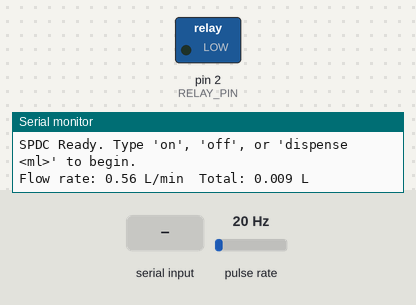
The sketch below on a simulated Arduino Uno, built with avr-gcc and run on an emulated ATmega328P. Shown: switched loads named in the sketch (green lamp = pin HIGH), the last lines printed to the serial monitor. Wiring (inferred from the names in the program): pulse sensor: data pin 3. The inputs (shaded band) are chosen by the test bench; at power-on: pulse rate 20 Hz.

Above: at 1.2 s.
1.3 s: "dispense 1\n" received over Serial
At 1.8 s:
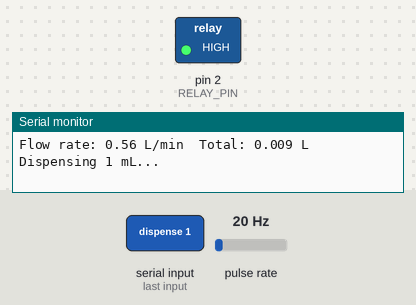
3.5 s: "dispense 150\n" received over Serial
At 4.7 s:
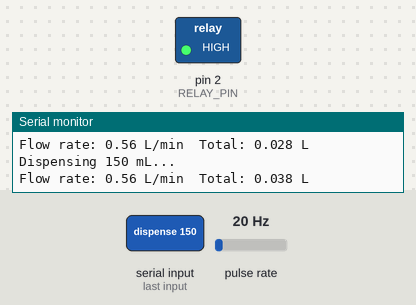
5.0 s: pulse rate (sensor on pin 3) set to 137 Hz
8.0 s: pulse rate (sensor on pin 3) set to 144 Hz
Timing chart, 0 to 11.0 s (numbered marks = the images above; inputs shaded):
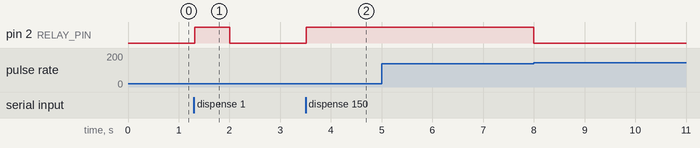

Measured:
- after the input at 1.3 s, pin 2 (RELAY_PIN): LOW → HIGH at once, → LOW 0.69 s later
- after the input at 3.5 s, pin 2 (RELAY_PIN): LOW → HIGH at once

The sketch:

SPDC_Firmware_V1.0.ino
```cpp
/*
  SPDC_Firmware_v1.0.ino
  Sealed Pulse Dosing Cell (SPDC)
  Developed by Zachary Turner – 2025

  Description:
  Precise liquid dispensing system using a diaphragm pump, solenoid valve,
  flow sensor (YF-S401), and check valve. Accepts serial commands to dose
  specific volumes of liquid based on real-time flow sensor pulse feedback.

  Commands:
    on             - Turns on pump and solenoid (manual mode)
    off            - Turns off pump and solenoid
    dispense <ml>  - Dispenses exact volume in milliliters, then stops

  Notes:
    Calibration Factor may need tuning for your specific sensor and tubing.
*/

const byte FLOW_SENSOR_PIN = 3;
const byte RELAY_PIN       = 2;

const float CALIBRATION_FACTOR = 35.5; // pulses/sec per L/min (tuned value)
volatile unsigned int pulseCount = 0;

unsigned long lastReportTime = 0;
float flowRate     = 0;
float totalLiters  = 0;

String inputString   = "";
bool stringComplete  = false;

bool dispensing      = false;
float targetLiters   = 0.0;

void setup() {
  Serial.begin(9600);
  pinMode(FLOW_SENSOR_PIN, INPUT_PULLUP);
  pinMode(RELAY_PIN, OUTPUT);
  digitalWrite(RELAY_PIN, LOW); // Start with pump OFF

  attachInterrupt(digitalPinToInterrupt(FLOW_SENSOR_PIN), pulseCounter, RISING);

  Serial.println("SPDC Ready. Type 'on', 'off', or 'dispense <ml>' to begin.");
}

void loop() {
  unsigned long currentMillis = millis();

  // Report flow every second
  if (currentMillis - lastReportTime >= 1000) {
    detachInterrupt(digitalPinToInterrupt(FLOW_SENSOR_PIN));

    flowRate = ((float)pulseCount / CALIBRATION_FACTOR); // in L/min
    float litersThisInterval = flowRate / 60.0;
    totalLiters += litersThisInterval;

    Serial.print("Flow rate: ");
    Serial.print(flowRate, 2);
    Serial.print(" L/min\tTotal: ");
    Serial.print(totalLiters, 3);
    Serial.println(" L");

    pulseCount = 0;
    lastReportTime = currentMillis;

    // Check if target reached during dispense
    if (dispensing && totalLiters >= targetLiters) {
      digitalWrite(RELAY_PIN, LOW);
      Serial.print("Target reached: ");
      Serial.print(targetLiters * 1000);
      Serial.println(" mL dispensed.");
      dispensing = false;
    }

    attachInterrupt(digitalPinToInterrupt(FLOW_SENSOR_PIN), pulseCounter, RISING);
  }

  // Handle incoming serial commands
  if (stringComplete) {
    inputString.trim();
    inputString.toLowerCase();

    if (inputString == "on") {
      digitalWrite(RELAY_PIN, HIGH);
      dispensing = false;
      Serial.println("Pump turned ON.");
    } else if (inputString == "off") {
      digitalWrite(RELAY_PIN, LOW);
      dispensing = false;
      Serial.println("Pump turned OFF.");
    } else if (inputString.startsWith("dispense")) {
      int spaceIndex = inputString.indexOf(' ');
      if (spaceIndex > 0) {
        String mlString = inputString.substring(spaceIndex + 1);
        int ml = mlString.toInt();
        if (ml > 0) {
          targetLiters = totalLiters + (ml / 1000.0);
          digitalWrite(RELAY_PIN, HIGH);
          dispensing = true;
          Serial.print("Dispensing ");
          Serial.print(ml);
          Serial.println(" mL...");
        } else {
          Serial.println("Invalid amount. Use: dispense 100");
        }
      } else {
        Serial.println("Missing amount. Use: dispense 100");
      }
    } else {
      Serial.println("Unknown command. Use 'on', 'off', or 'dispense <ml>'");
    }

    inputString = "";
    stringComplete = false;
  }
}

// Interrupt service routine for pulse counting
void pulseCounter() {
  pulseCount++;
}

// Handle serial input buffering
void serialEvent() {
  while (Serial.available()) {
    char inChar = (char)Serial.read();
    if (inChar == '\n' || inChar == '\r') {
      if (inputString.length() > 0) stringComplete = true;
    } else {
      inputString += inChar;
    }
  }
}
```
